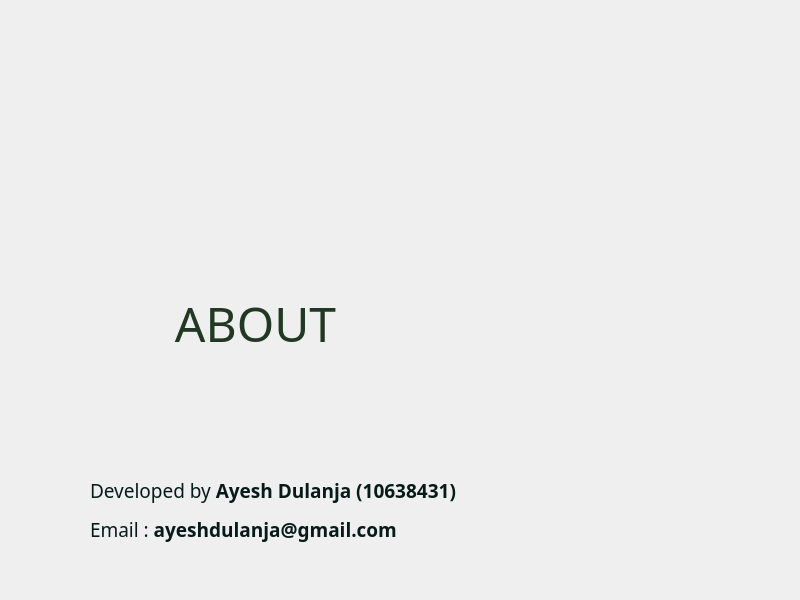
<?xml version="1.0" encoding="UTF-8"?>
<ui version="4.0">
 <class>about</class>
 <widget class="QDialog" name="about">
  <property name="geometry">
   <rect>
    <x>0</x>
    <y>0</y>
    <width>800</width>
    <height>600</height>
   </rect>
  </property>
  <property name="windowTitle">
   <string>Air Enforcer - About</string>
  </property>
  <property name="windowIcon">
   <iconset resource="res.qrc">
    <normaloff>:/images/resources/p.png</normaloff>:/images/resources/p.png</iconset>
  </property>
  <property name="styleSheet">
   <string notr="true">QDialog{
background: url(:/menu/resources/menubg.png);
}</string>
  </property>
  <widget class="QPushButton" name="pushButton">
   <property name="geometry">
    <rect>
     <x>590</x>
     <y>520</y>
     <width>150</width>
     <height>38</height>
    </rect>
   </property>
   <property name="styleSheet">
    <string notr="true">QPushButton
{
background-color: transparent;
border-image: url(:/menu/resources/back (3).png);
background: none;
border: none;
background-repeat: none;
}

QPushButton:hover
{
   border-image: url(:/menu/resources/back (2).png);
}

QPushButton:pressed
{
   border-image: url(:/menu/resources/back (1).png);
}</string>
   </property>
   <property name="text">
    <string/>
   </property>
  </widget>
  <widget class="QPushButton" name="fb">
   <property name="geometry">
    <rect>
     <x>90</x>
     <y>370</y>
     <width>64</width>
     <height>64</height>
    </rect>
   </property>
   <property name="styleSheet">
    <string notr="true">#fb
{
background-color: transparent;
border-image: url(:/menu/resources/facebook (1).png);
background: none;
border: none;
background-repeat: none;
}</string>
   </property>
   <property name="text">
    <string/>
   </property>
  </widget>
  <widget class="QPushButton" name="insta">
   <property name="geometry">
    <rect>
     <x>270</x>
     <y>370</y>
     <width>64</width>
     <height>64</height>
    </rect>
   </property>
   <property name="styleSheet">
    <string notr="true">#insta
{
background-color: transparent;
border-image: url(:/menu/resources/instagram (1).png);
background: none;
border: none;
background-repeat: none;
}</string>
   </property>
   <property name="text">
    <string/>
   </property>
  </widget>
  <widget class="QPushButton" name="yt">
   <property name="geometry">
    <rect>
     <x>360</x>
     <y>370</y>
     <width>64</width>
     <height>64</height>
    </rect>
   </property>
   <property name="styleSheet">
    <string notr="true">#yt
{
background-color: transparent;
border-image: url(:/menu/resources/youtube (1).png);
background: none;
border: none;
background-repeat: none;
}</string>
   </property>
   <property name="text">
    <string/>
   </property>
  </widget>
  <widget class="QPushButton" name="github">
   <property name="geometry">
    <rect>
     <x>180</x>
     <y>370</y>
     <width>64</width>
     <height>64</height>
    </rect>
   </property>
   <property name="styleSheet">
    <string notr="true">#github
{
background-color: transparent;
border-image: url(:/menu/resources/github (1).png);
background: none;
border: none;
background-repeat: none;
}</string>
   </property>
   <property name="text">
    <string/>
   </property>
  </widget>
  <widget class="QLabel" name="label">
   <property name="geometry">
    <rect>
     <x>90</x>
     <y>440</y>
     <width>461</width>
     <height>141</height>
    </rect>
   </property>
   <property name="font">
    <font>
     <family>Century Gothic</family>
     <pointsize>14</pointsize>
    </font>
   </property>
   <property name="text">
    <string>&lt;html&gt;&lt;head/&gt;&lt;body&gt;&lt;p&gt;&lt;span style=&quot; font-size:14pt; color:#061b17;&quot;&gt;Developed by &lt;/span&gt;&lt;span style=&quot; font-size:14pt; font-weight:600; color:#061b17;&quot;&gt;Ayesh Dulanja (10638431)&lt;/span&gt;&lt;/p&gt;&lt;p&gt;&lt;span style=&quot; font-size:14pt; color:#061b17;&quot;&gt;Email :&lt;/span&gt;&lt;span style=&quot; font-size:14pt; font-weight:600; color:#061b17;&quot;&gt; ayeshdulanja@gmail.com&lt;/span&gt;&lt;/p&gt;&lt;/body&gt;&lt;/html&gt;</string>
   </property>
  </widget>
  <widget class="QLabel" name="label_2">
   <property name="geometry">
    <rect>
     <x>90</x>
     <y>290</y>
     <width>331</width>
     <height>61</height>
    </rect>
   </property>
   <property name="font">
    <font>
     <family>Future TimeSplitters</family>
    </font>
   </property>
   <property name="text">
    <string>&lt;html&gt;&lt;head/&gt;&lt;body&gt;&lt;p align=&quot;center&quot;&gt;&lt;span style=&quot; font-size:36pt; color:#213823;&quot;&gt;ABOUT&lt;/span&gt;&lt;/p&gt;&lt;/body&gt;&lt;/html&gt;</string>
   </property>
  </widget>
 </widget>
 <resources>
  <include location="res.qrc"/>
 </resources>
 <connections/>
</ui>
